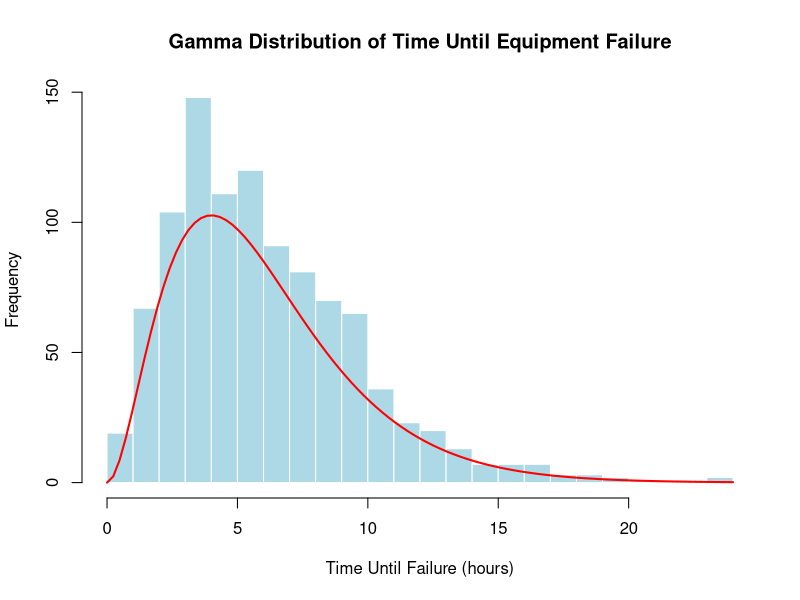

Here is the R script that generated this plot:
# Filename: _066_gamma_realworld.R
# Title: Gamma Distribution Example - Time Until Equipment Failure
# Author: Raghava | GitHub: @raghavtwenty
# Date Created: June 27, 2024 | Last Updated: June 27, 2024
# Language: R | Version: 4.4.0

# PROBLEM

# We consider a real-world scenario where the time until failure (in hours)
# of a certain type of equipment follows a Gamma distribution with shape parameter 3
# and rate parameter 0.5.

# Description of functions:
# dgamma: Gamma probability density function (pdf)
# pgamma: Gamma distribution cumulative distribution function (cdf)
# qgamma: Gamma quantile function
# rgamma: Gamma pseudorandom number generation

# Parameters for the Gamma distribution
shape_param = 3  # Shape parameter (alpha)
rate_param = 0.5 # Rate parameter (beta)

# Number of samples to generate
num_samples = 1000

# Generate random times until failure using the Gamma distribution
times_until_failure = rgamma(num_samples, shape = shape_param, rate = rate_param)

# Display the first few generated times until failure
print(head(times_until_failure))

# Plot the histogram of the generated times until failure
hist(times_until_failure,
    breaks = 30,
    col = "lightblue",
    border = "white",
    main = "Gamma Distribution of Time Until Equipment Failure",
    xlab = "Time Until Failure (hours)",
    ylab = "Frequency"
)

# Add the theoretical density line
curve(dgamma(x, shape = shape_param, rate = rate_param) * num_samples * (max(times_until_failure) - min(times_until_failure)) / 30,
    add = TRUE,
    col = "red",
    lwd = 2
)
